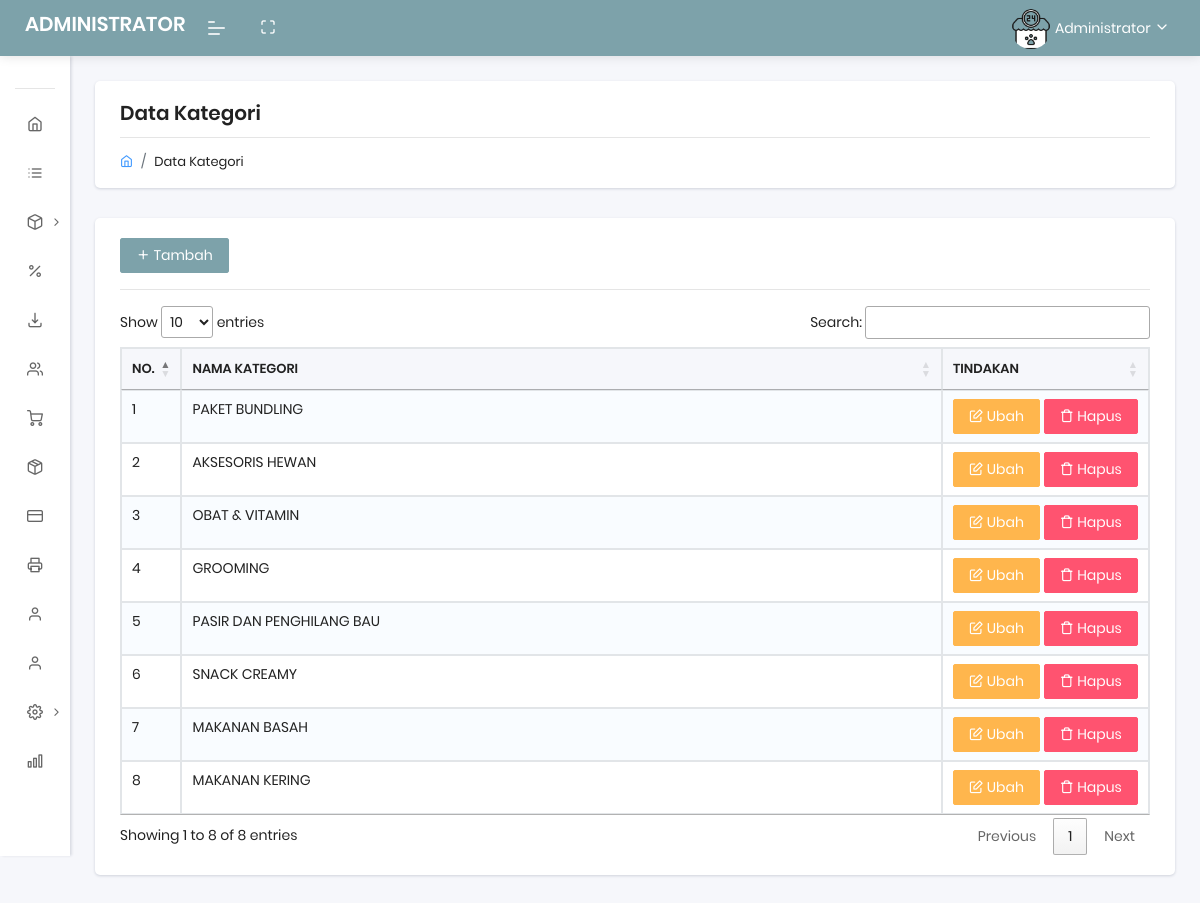
/admin/index.php?halaman=kategori (signed in), run on the app's committed database.
### tables this page shows
CREATE TABLE `tbl_user` (
  `id_user` int(11) NOT NULL,
  `nama` varchar(50) NOT NULL,
  `username` varchar(20) NOT NULL,
  `password` varchar(60) NOT NULL,
  `telepon` varchar(15) NOT NULL,
  `jk` enum('Laki-Laki','Perempuan','','') NOT NULL,
  `foto` text NOT NULL,
  `alamat` text NOT NULL,
  `tanggal_update` timestamp NOT NULL DEFAULT current_timestamp() ON UPDATE current_timestamp()
);

CREATE TABLE `tbl_kategori` (
  `id_kategori` int(11) NOT NULL,
  `nama_kategori` varchar(30) NOT NULL,
  `id_user` int(11) NOT NULL,
  `tanggal_update` timestamp NOT NULL DEFAULT current_timestamp() ON UPDATE current_timestamp()
);

### config/class.php (called while the page is built, shortened)
<?php
$mysqli = new mysqli("localhost","id21099352_fachrihanif","Airwalk#420","id21099352_petshop");
class user
{
	public $koneksi;
	function __construct($mysqli)
	{
		$this->koneksi = $mysqli;
	}
	function detail($id_user)
	{
		$ambil = $this->koneksi->query("SELECT * FROM tbl_user WHERE id_user='$id_user'");
		$pecah = $ambil->fetch_assoc();
		return $pecah;
	}
}
class kategori
{
	public $koneksi;
	function __construct($mysqli)
	{
		$this->koneksi = $mysqli;
	}
	function show()
	{
		$semuadata = array();
		$ambil = $this->koneksi->query("SELECT * FROM tbl_kategori ORDER BY id_kategori DESC");
		while ($pecahdata=$ambil->fetch_assoc())
		{
			$semuadata[]=$pecahdata;
		}
		return $semuadata;
	}
}
$user 	       = new user($mysqli);
$kategori 	   = new kategori($mysqli);
?>

### admin/kategori/list.php (the view)
<?php
$data = $kategori->show();
?>
<section class="pcoded-main-container">
    <div class="pcoded-content">
        <div class="page-header">
            <div class="page-block">
                <div class="row align-items-center">
                    <div class="col-md-12">
                        <div class="page-header-title">
                            <h5 class="m-b-10">Data Kategori</h5>
                        </div>
                        <ul class="breadcrumb">
                            <li class="breadcrumb-item"><a href="index.html"><i class="feather icon-home"></i></a></li>
                            <li class="breadcrumb-item"><a href="#!">Data Kategori</a></li>
                        </ul>
                    </div>
                </div>
            </div>
        </div>
        <div class="row">
            <div class="col-xl-12">
                <div class="card">
                    <div class="card-body">
                        <a href="index.php?halaman=tambahkategori" class="btn btn-primary"><i class="feather icon-plus"></i> Tambah</a>
                        <hr>
                        <table id="example" class="table table-striped table-bordered">
                           <thead>
                            <tr>
                                <th>No.</th>
                                <th>Nama Kategori</th>
                                <th>Tindakan</th>
                            </tr>
                        </thead>
                        <tbody>
                            <?php foreach ($data as $key => $value): ?>
                                <tr>
                                    <td width="5%"><?= $key+1 ?></td>
                                    <td><?= $value['nama_kategori'] ?></td>
                                    <td width="20%">
                                        <a href="index.php?halaman=ubahkategori&id=<?= $value['id_kategori'] ?>" class="btn btn-warning"><i class="feather icon-edit"></i> Ubah</a>
                                        <a href="index.php?halaman=hapuskategori&id=<?= $value['id_kategori'] ?>" class="btn btn-danger" onclick="return confirm('Apakah anda yakin?')"><i class="feather icon-trash"></i> Hapus</a>
                                    </td>
                                </tr>
                            <?php endforeach ?>
                        </tbody>
                    </table>
                </div>
            </div>
        </div>
    </div>
</div>
</section>

### admin/index.php (shortened to what this page needs)
<?php
include '../config/class.php';
if (!isset($_SESSION['user']))
{
	echo "<script>alert('Anda belum login!');</script>";
	echo "<script>location='login';</script>";
}
else
{
	$id_user = $_SESSION['user']['id_user'];
	$data_user =  $user->detail($id_user);
}
?>
<!DOCTYPE html>
<html lang="en">
<head>
	<link rel="stylesheet" href="assets/css/style.css">
	<link rel="stylesheet" href="https://cdn.datatables.net/1.10.19/css/jquery.dataTables.min.css">
	<link rel="stylesheet" href="https://cdn.datatables.net/rowreorder/1.2.5/css/rowReorder.dataTables.min.css">
	<link rel="stylesheet" href="https://cdn.datatables.net/responsive/2.2.3/css/responsive.dataTables.min.css
	">
</head>
<body class="">
	<nav class="pcoded-navbar menupos-fixed menu-light ">
		<div class="navbar-wrapper  ">
			<div class="navbar-content scroll-div " >
				<ul class="nav pcoded-inner-navbar ">
					<li class="nav-item pcoded-menu-caption">
					</li>
					<li class="nav-item">
						<a href="./" class="nav-link "><span class="pcoded-micon"><i class="feather icon-home"></i></span><span class="pcoded-mtext">Dashboard</span></a>
					</li>
					<li class="nav-item">
						<a href="index.php?halaman=kategori" class="nav-link "><span class="pcoded-micon"><i class="feather icon-list"></i></span><span class="pcoded-mtext">Data Kategori</span></a>
					</li>
					<li class="nav-item pcoded-hasmenu">
						<a href="#!" class="nav-link "><span class="pcoded-micon"><i class="feather icon-box"></i></span><span class="pcoded-mtext">Data Produk</span></a>
					</li>
					<li class="nav-item">
						<a href="index.php?halaman=promo" class="nav-link "><span class="pcoded-micon"><i class="feather icon-percent"></i></span><span class="pcoded-mtext">Data Promo</span></a>
					</li>
					<li class="nav-item">
						<a href="index.php?halaman=supplier" class="nav-link "><span class="pcoded-micon"><i class="feather icon-download	"></i></span><span class="pcoded-mtext">Data Supplier</span></a>
					</li>
					<li class="nav-item">
						<a href="index.php?halaman=pelanggan" class="nav-link "><span class="pcoded-micon"><i class="feather icon-users"></i></span><span class="pcoded-mtext">Data Pelanggan</span></a>
					</li>
					<li class="nav-item">
						<a href="index.php?halaman=pembelian" class="nav-link "><span class="pcoded-micon"><i class="feather icon-shopping-cart"></i></span><span class="pcoded-mtext">Data Pembelian</span></a>
					</li>
					<li class="nav-item">
						<a href="index.php?halaman=return" class="nav-link "><span class="pcoded-micon"><i class="feather icon-package"></i></span><span class="pcoded-mtext">Data Return</span></a>
					</li>
					<li class="nav-item">
						<a href="index.php?halaman=bank" class="nav-link "><span class="pcoded-micon"><i class="feather icon-credit-card"></i></span><span class="pcoded-mtext">Data Bank</span></a>
					</li>
					<li class="nav-item">
						<a href="index.php?halaman=laporan" class="nav-link "><span class="pcoded-micon"><i class="feather icon-printer"></i></span><span class="pcoded-mtext">Data Laporan</span></a>
					</li>
					<li class="nav-item">
						<a href="index.php?halaman=pengguna" class="nav-link "><span class="pcoded-micon"><i class="feather icon-user"></i></span><span class="pcoded-mtext">Data Pengguna</span></a>
					</li>
					<li class="nav-item">
						<a href="index.php?halaman=testimoni" class="nav-link "><span class="pcoded-micon"><i class="feather icon-user"></i></span><span class="pcoded-mtext">Testimoni</span></a>
					</li>
					<li class="nav-item pcoded-hasmenu">
						<a href="#!" class="nav-link "><span class="pcoded-micon"><i class="feather icon-settings"></i></span><span class="pcoded-mtext">Pengaturan</span></a>
					</li>
					<li class="nav-item">
						<a href="index.php?halaman=grafik" class="nav-link "><span class="pcoded-micon"><i class="feather icon-bar-chart"></i></span><span class="pcoded-mtext">Keuangan & Grafik</span></a>
					</li>
					<li class="nav-item">
						<a href="logout" class="nav-link" onclick="return confirm('Apakah anda yakin?')"><span class="pcoded-micon"><i class="feather icon-power"></i></span><span class="pcoded-mtext">Keluar</span></a>
					</li>
				</ul>
			</div>
		</div>
	</nav>
	<header class="navbar pcoded-header navbar-expand-lg navbar-light headerpos-fixed header-blue">
		<div class="m-header">
			<a class="mobile-menu" id="mobile-collapse" href="#!"><span></span></a>
			<a href="#!" class="b-brand">
				<h5 class="text-white">ADMINISTRATOR</h5>
			</a>
		</div>
		<div class="collapse navbar-collapse">
			<ul class="navbar-nav mr-auto">
				<li class="nav-item">
					<a href="#!" class="full-screen" onclick="javascript:toggleFullScreen()"><i class="feather icon-maximize"></i></a>
				</li>
			</ul>
			<ul class="navbar-nav ml-auto">
				<li>
					<div class="dropdown drp-user">
						<a href="#!" class="dropdown-toggle" data-toggle="dropdown">
							<?php if (empty($data_user['foto'])): ?>
								<img src="../media/upload-pengguna/no-img.jpg" class="img-radius wid-40 pp" alt="User-Profile-Image">
								<?php else: ?>
									<img src="../media/upload-pengguna/<?= $data_user['foto'] ?>" class="img-radius wid-40 pp" alt="User-Profile-Image">
								<?php endif ?>
								<?= $data_user['nama'] ?> <i class="feather icon-chevron-down"></i>
							</a>
							</div>
						</li>
					</ul>
				</div>
			</header>
			<?php
			if (!isset($_GET['halaman']))
			{
				include 'dashboard.php';
			}
			else
			{
				if ($_GET['halaman']=='kategori')
				{
					include 'kategori/list.php';
				}
				elseif ($_GET['halaman']=='tambahkategori')
				{
					include 'kategori/add.php';
				}
				elseif ($_GET['halaman']=='ubahkategori')
				{
					include 'kategori/edit.php';
				}
				elseif ($_GET['halaman']=='hapuskategori')
				{
					include 'kategori/delete.php';
				}
				elseif ($_GET['halaman']=='pengguna')
				{
					include 'pengguna/list.php';
				}
				elseif ($_GET['halaman']=='tambahpengguna')
				{
					include 'pengguna/add.php';
				}
				elseif ($_GET['halaman']=='ubahpengguna')
				{
					include 'pengguna/edit.php';
				}
				elseif ($_GET['halaman']=='hapuspengguna')
				{
					include 'pengguna/delete.php';
				}
				elseif ($_GET['halaman']=='supplier')
				{
					include 'supplier/list.php';
				}
				elseif ($_GET['halaman']=='tambahsupplier')
				{
					include 'supplier/add.php';
				}
				elseif ($_GET['halaman']=='ubahsupplier')
				{
					include 'supplier/edit.php';
				}
				elseif ($_GET['halaman']=='hapussupplier')
				{
					include 'supplier/delete.php';
				}
				elseif ($_GET['halaman']=='produk')
				{
					include 'produk/list.php';
				}
				elseif ($_GET['halaman']=='tambahproduk')
				{
					include 'produk/add.php';
				}
				elseif ($_GET['halaman']=='ubahproduk')
				{
					include 'produk/edit.php';
				}
				elseif ($_GET['halaman']=='hapusproduk')
				{
					include 'produk/delete.php';
				}
				elseif ($_GET['halaman']=='detailproduk')
				{
					include 'produk/detail.php';
				}
				elseif ($_GET['halaman']=='stok')
				{
					include 'stok/list.php';
				}
				elseif ($_GET['halaman']=='gambarproduk')
				{
					include 'produk/gambar.php';
				}
				elseif ($_GET['halaman']=='hapusgambar')
				{
					include 'produk/deletegambar.php';
				}
				elseif ($_GET['halaman']=='pengadaan')
				{
					include 'pengadaan/list.php';
				}
				elseif ($_GET['halaman']=='transaksi')
				{
					include 'pengadaan/transaksi.php';
				}
				elseif ($_GET['halaman']=='bataltransaksi')
				{
					include 'pengadaan/bataltransaksi.php';
				}
				elseif ($_GET['halaman']=='hapuskeranjang')
				{
					include 'pengadaan/hapuskeranjang.php';
				}
				elseif ($_GET['halaman']=='detailpengadaan')
				{
					include 'pengadaan/detail.php';
				}
				elseif ($_GET['halaman']=='penjualan')
				{
					include 'penjualan/list.php';
				}
				elseif ($_GET['halaman']=='transaksi_penjualan')
				{
					include 'penjualan/transaksi.php';
				}
				elseif ($_GET['halaman']=='notapengadaan')
				{
					include 'pengadaan/nota.php';
				}
				elseif ($_GET['halaman']=='pelanggan')
				{
					include 'pelanggan/list.php';
				}
				elseif ($_GET['halaman']=='tambahpelanggan')
				{
					include 'pelanggan/add.php';
				}
				elseif ($_GET['halaman']=='ubahpelanggan')
				{
					include 'pelanggan/edit.php';
				}
				elseif ($_GET['halaman']=='hapuspelanggan')
				{
					include 'pelanggan/delete.php';
				}
				elseif ($_GET['halaman']=='profil')
				{
					include 'pengaturan/profil.php';
				}
				elseif ($_GET['halaman']=='ubah_password')
				{
					include 'pengaturan/ubah_password.php';
				}
				elseif ($_GET['halaman']=='instansi')
				{
					include 'pengaturan/instansi.php';
				}
				elseif ($_GET['halaman']=='laporan')
				{
					include 'laporan/list.php';
				}
				elseif ($_GET['halaman']=='bank')
				{
					include 'bank/list.php';
				}
				elseif ($_GET['halaman']=='tambahbank')
				{
					include 'bank/add.php';
				}
				elseif ($_GET['halaman']=='ubahbank')
				{
					include 'bank/edit.php';
				}
				elseif ($_GET['halaman']=='hapusbank')
				{
					include 'bank/delete.php';
				}
				elseif ($_GET['halaman']=='promo')
				{
					include 'promo/list.php';
				}
				elseif ($_GET['halaman']=='tambahpromo')
				{
					include 'promo/add.php';
				}
				elseif ($_GET['halaman']=='editpromo')
				{
					include 'promo/edit.php';
				}
				elseif ($_GET['halaman']=='hapuspromo')
				{
					include 'promo/delete.php';
				}
				elseif ($_GET['halaman']=='pembelian')
				{
					include 'pembelian/list.php';
				}
				elseif ($_GET['halaman']=='pembayaran')
				{
					include 'pembelian/pembayaran.php';
				}
				elseif ($_GET['halaman']=='detailpembelian')
				{
					include 'pembelian/detail.php';
				}
				elseif ($_GET['halaman']=="terima_pembayaran")
				{
					include 'pembelian/terima_pembayaran.php';
				}
				elseif ($_GET['halaman']=="tolak_pembayaran")
				{
					include 'pembelian/tolak_pembayaran.php';
				}
				elseif ($_GET['halaman']=="resi")
				{
					include 'pembelian/resi.php';
				}
				elseif ($_GET['halaman']=="testimoni")
				{
					include 'testimoni/list.php';
				}
				elseif ($_GET['halaman']=="grafik")
				{
					include 'grafik/list.php';
				}
				elseif ($_GET['halaman']=="return")
				{
					include 'return/list.php';
				}
				elseif ($_GET['halaman']=="setujui_return")
				{
					include 'return/setujui.php';
				}
				elseif ($_GET['halaman']=="tolak_return")
				{
					include 'return/tolak.php';
				}
				elseif ($_GET['halaman']=="logo")
				{
					include 'logo/list.php';
				}
				elseif ($_GET['halaman']=="banner")
				{
					include 'banner/list.php';
				}
				elseif ($_GET['halaman']=="laba")
				{
					include 'grafik/laba.php';
				}
			}
			?>
		</body>
		</html>

### admin/index.php (style rules this page uses)
.pp { height: 40px; }

### data on the page
tbl_user: foto (picture), nama "Administrator"
tbl_kategori: nama_kategori "PAKET BUNDLING"
tbl_kategori: nama_kategori "AKSESORIS HEWAN"
tbl_kategori: nama_kategori "OBAT & VITAMIN"
tbl_kategori: nama_kategori "GROOMING"
tbl_kategori: nama_kategori "PASIR DAN PENGHILANG BAU"
tbl_kategori: nama_kategori "SNACK CREAMY"
tbl_kategori: nama_kategori "MAKANAN BASAH"
tbl_kategori: nama_kategori "MAKANAN KERING"
